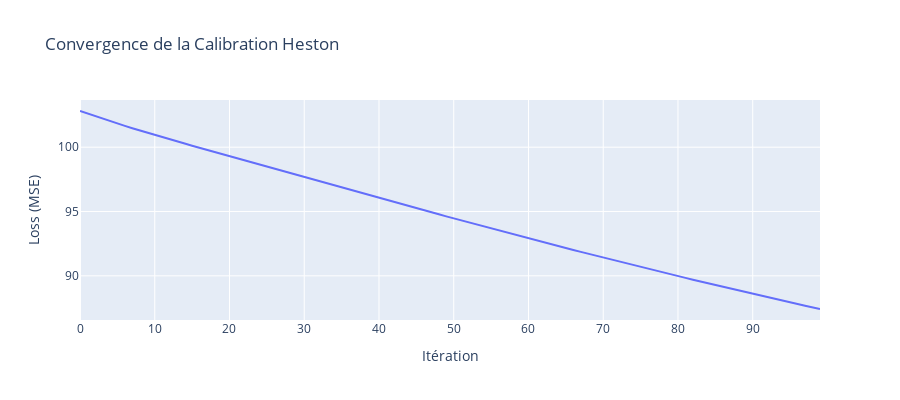

The cell this chart's notebook holds for it:
### Markdown cell above
## 8. Calibration des Paramètres Heston (NN)

### Code cell
print(f"\n{'='*60}")
print(f"CALIBRATION DES PARAMÈTRES HESTON VIA RÉSEAU DE NEURONES")
print(f"{'='*60}\n")

calib, history = calibrate_heston_from_calls(
    calls_df,
    r=RF_RATE,
    q=DIV_YIELD,
    max_points=MAX_POINTS,
    max_iters=MAX_ITERS,
    lr=LR,
)

print(f"\n{'='*60}")
print("PARAMÈTRES HESTON CALIBRÉS")
print(f"{'='*60}")
for key, val in calib.items():
    print(f"  {key:6s} = {val:.6f}")
print(f"{'='*60}\n")

# Plot de la convergence
fig_loss = go.Figure()
fig_loss.add_trace(go.Scatter(y=history, mode='lines', name='Loss'))
fig_loss.update_layout(
    title="Convergence de la Calibration Heston",
    xaxis_title="Itération",
    yaxis_title="Loss (MSE)",
    height=400
)
fig_loss.show()

### Figure 1 — Plotly figure (JSON) as saved in the notebook; plotly's stock layout.template omitted (floating-point values rounded to 4 significant figures)
{"data": [{"mode": "lines", "name": "Loss", "type": "scatter", "y": [102.8, 102.6, 102.4, 102.2, 102.0, 101.8, 101.7, 101.5, 101.3, 101.1, 101.0, 100.8, 100.6, 100.4, 100.3, 100.1, 99.95, 99.79, 99.63, 99.46, 99.3, 99.14, 98.97, 98.81, 98.64, 98.48, 98.31, 98.15, 97.99, 97.82, 97.66, 97.5, 97.34, 97.18, 97.02, 96.85, 96.69, 96.53, 96.37, 96.21, 96.05, 95.89, 95.73, 95.57, 95.41, 95.26, 95.1, 94.94, 94.78, 94.62, 94.47, 94.31, 94.15, 94.0, 93.84, 93.69, 93.53, 93.38, 93.23, 93.07, 92.92, 92.77, 92.62, 92.46, 92.31, 92.16, 92.01, 91.86, 91.72, 91.57, 91.42, 91.27, 91.13, 90.98, 90.84, 90.69, 90.55, 90.41, 90.26, 90.12, 89.98, 89.84, 89.7, 89.56, 89.42, 89.28, 89.15, 89.01, 88.87, 88.74, 88.6, 88.47, 88.34, 88.2, 88.07, 87.94, 87.81, 87.68, 87.55, 87.42]}], "layout": {"height": 400, "title": {"text": "Convergence de la Calibration Heston"}, "xaxis": {"title": {"text": "Itération"}}, "yaxis": {"title": {"text": "Loss (MSE)"}}}}
